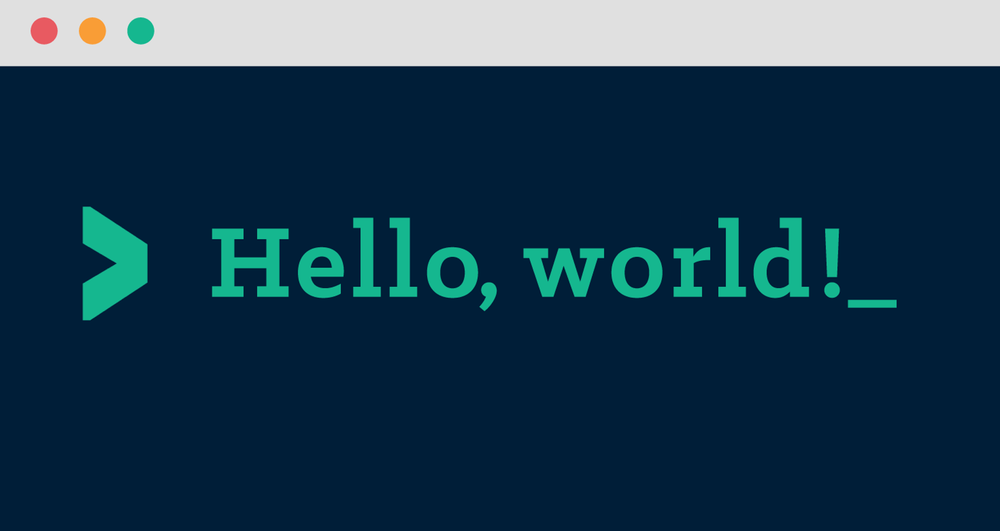
#> input picture images/hello-world.png, 1000 x 531 px, shrunk from 2000 x 1062 before the run
$ python binarize.py
#> lines starting #> are read from the running program, lines starting #| are printed output that depends on the picture; after the words box and inside, x2 and y2 are one past the last pixel; in counts of white or black regions, pixels touching at a corner belong together
import cv2
import numpy as np

# Load the image
image = cv2.imread('hello-world.png', cv2.IMREAD_GRAYSCALE)
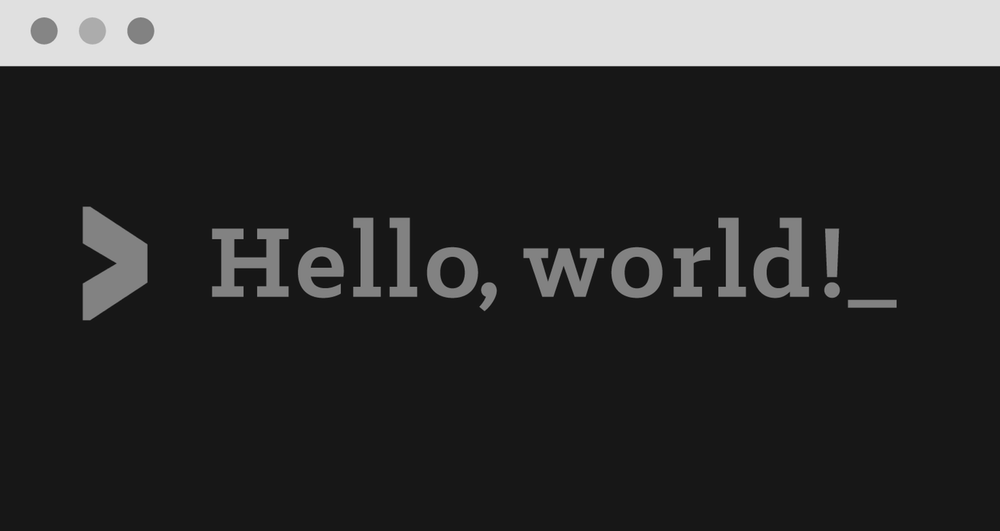
#> image: shape (531, 1000); min 9, max 231, mean 52.3

# Set a threshold value (you can adjust this value based on your image)
threshold_value = 128

# Binarize the image
_, binary_image = cv2.threshold(image, threshold_value, 255, cv2.THRESH_BINARY)
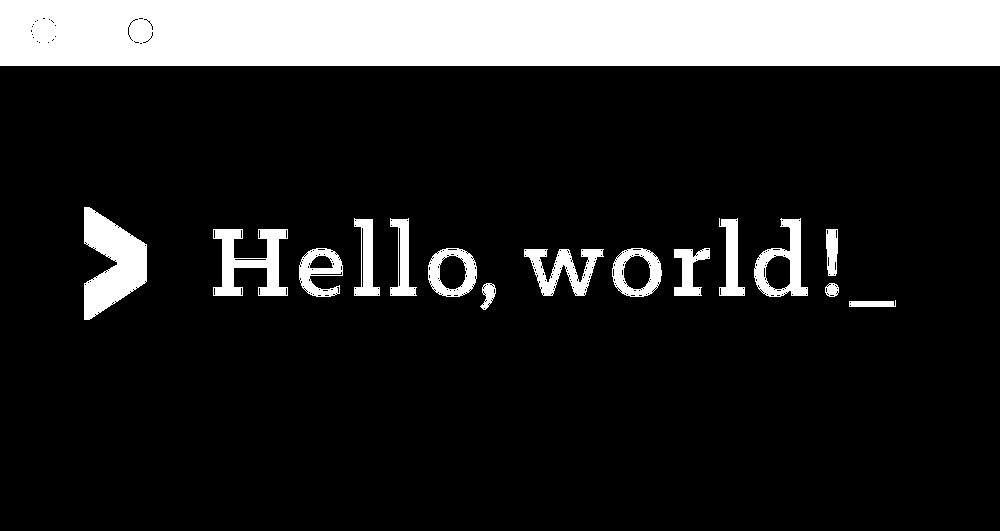
#> binary_image: shape (531, 1000); 16% white; 16 white regions, largest, box (x1, y1, x2, y2) and area: (0, 0, 1000, 66) 65915, (84, 207, 147, 320) 4225, (213, 229, 288, 296) 2531
binary_image = cv2.bitwise_not(binary_image)

# Save the binary image
cv2.imwrite('binary_image.jpg', binary_image)

# Display the binary image (optional)
cv2.imshow('Binary Image', binary_image)
cv2.waitKey(0)
cv2.destroyAllWindows()
